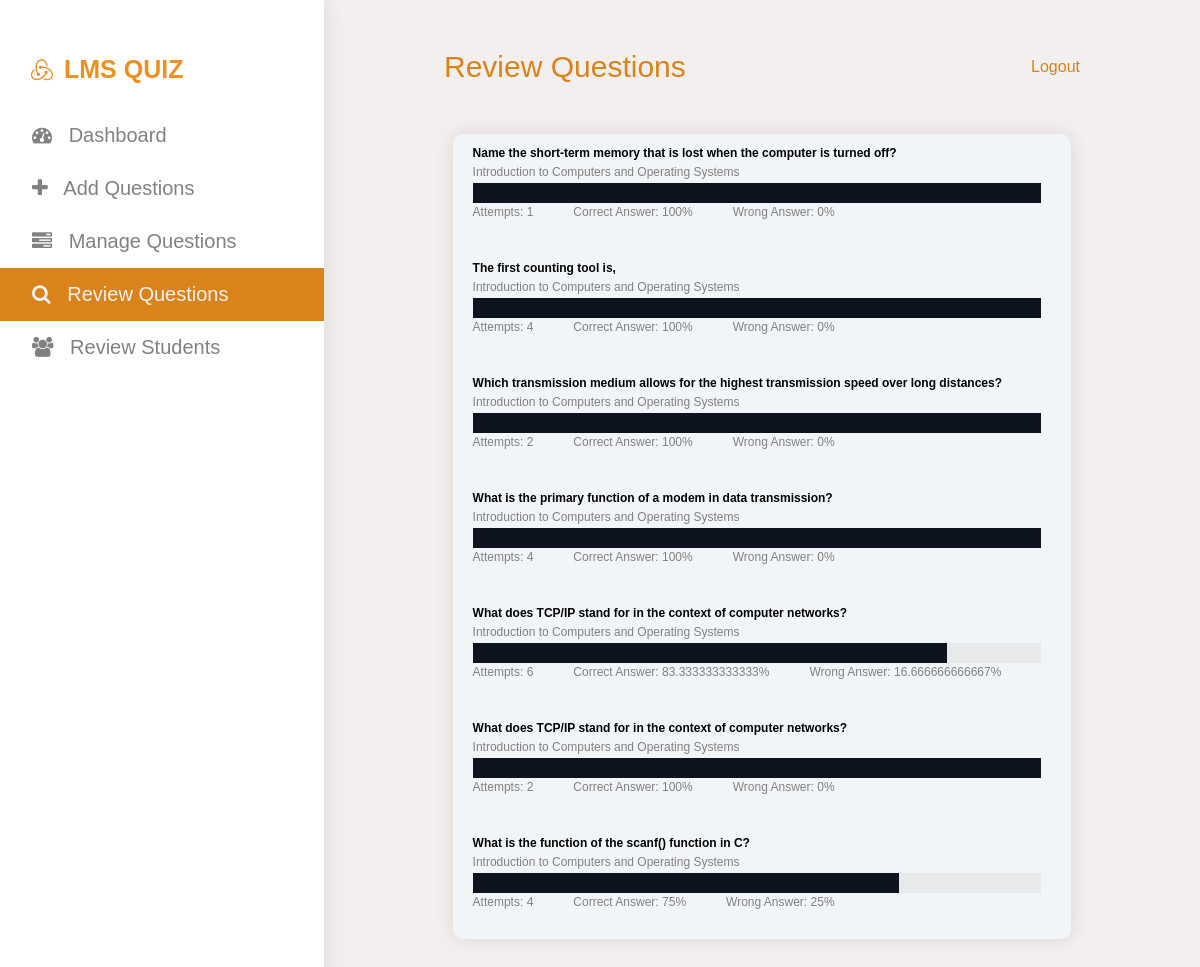
The app's page /admin/review_questions.php (signed in) with its own data.
### tables this page shows
CREATE TABLE `questions` (
  `q_id` int(11) NOT NULL,
  `q_title` varchar(255) NOT NULL,
  `q_body` varchar(500) DEFAULT NULL,
  `q_hint` varchar(255) DEFAULT NULL,
  `q_explanation` varchar(500) NOT NULL,
  `q_correct_answer` varchar(100) NOT NULL,
  `q_type` varchar(10) NOT NULL,
  `q_code` varchar(255) DEFAULT NULL,
  `module_id` int(11) NOT NULL,
  `lecturer_id` int(11) NOT NULL
);

CREATE TABLE `modules` (
  `module_id` int(11) NOT NULL,
  `module_code` varchar(10) NOT NULL,
  `module_name` varchar(100) NOT NULL,
  `level` int(2) NOT NULL,
  `semester` int(2) NOT NULL,
  `lecturer_id` int(11) NOT NULL
);

### admin/review_questions.php (the view, shortened to what this page needs)
<?php
require("../db_config/db_config.php");
?>
<!DOCTYPE html>
<html lang="en">
<head>
    <link rel="stylesheet" href="styles/review_questions.css">
    <link rel="stylesheet" href="https://cdnjs.cloudflare.com/ajax/libs/font-awesome/4.7.0/css/font-awesome.min.css">
    <link rel="stylesheet" href="https://cdn.jsdelivr.net/npm/boxicons@latest/css/boxicons.min.css">
</head>
<body>
    <div class="container">
        <?php include "./components/sidebar.php" ?>
        <div class="main">
            <div class="col-div-6">
                <span style="font-size: 30px; cursor: pointer; color: #da831a;" class="nav">Review Questions</span>
                <a style="color: #da831a; text-decoration: none; margin-top: 8px;" href="../logout.php">Logout</a>
            </div>
            <div class="sub-container">
                <div class="add">
                    <div class="questions">
                        <div class="content">
                            <?php
                            $lec_id = $_SESSION["lecturer"]["id"];
                            $sql = "SELECT q_id, q_title, module_name FROM questions, modules WHERE questions.module_id = modules.module_id AND questions.lecturer_id ='$lec_id'";
                            $result = mysqli_query($conn, $sql);
                            if (mysqli_num_rows($result) > 0) {
                                while ($row = mysqli_fetch_assoc($result)) {
                                    $q_id = $row["q_id"];
                                    $get_quiz_count = "SELECT * FROM q_kit_questions WHERE q_id ='$q_id'";
                                    $result_2 = mysqli_query($conn, $get_quiz_count);
                                    $count = 0;
                                    $correct_count = 0;
                                    if (mysqli_num_rows($result_2) > 0) {
                                        while ($row_2 = mysqli_fetch_assoc($result_2)) {
                                            $count++;
                                            if (isset($row_2["q_is_correct"])) {
                                                if ($row_2["q_is_correct"] == 1) {
                                                    $correct_count++;
                                                }
                                            }
                                        }
                                        if($correct_count == 0 || $count == 0){
                                            $correct_pre = 0;
                                        }
                                        else{
                                            $correct_pre = ($correct_count/$count) * 100;
                                        }
                                        echo '
                                        <p style="font-size: 12px; font-weight: bold; margin-bottom: 5px;">' . $row["q_title"] . '</p>
                                        <p style="font-size: 12px; margin: 0;margin-bottom: 4px; color: #818181;">' . $row["module_name"] . '</p>
                                        <div class="progress_bar">
                                            <div class="progress" style="width: '.$correct_pre.'%;"></div>
                                        </div>
                                        <div class="analys">
                                            <p>Attempts: ' . $count . '</p>
                                            <p>Correct Answer: '.$correct_pre.'%</p>
                                            <p>Wrong Answer: '.($count == 0 ?0:100 - $correct_pre).'%</p>
                                        </div>
                                        ';
                                    } else {
                                    }
                                }
                            } else {
                                echo "0 results";
                            }
                            ?>
                        </div>
                    </div>
                </div>
            </div>
        </div>
</body>
</html>

### admin/styles/review_questions.css (style rules this page uses)
:root { --blue-dark: #0e141e; --orange-color: #EC9022; --orange-dark-color: #da831a; --white-color: white; --white-shade: #f2f5f7; --green-color: #40af0c; }
body { margin: 0px; padding: 0px; background-color: rgb(244, 239, 239); font-family: Arial; }
.container { width: 100%; min-height: 800px; height: auto; display: flex; }
.main { padding: 30px; height: auto; flex-basis: 80%; }
.col-div-6 { display: flex; flex-direction: row; justify-content: space-between; padding: 20px 60px; }
.sub-container { width: 100%; height: auto; }
.add { display: flex; flex-direction: column; height: auto; margin: 30px; }
.questions { display: flex; flex-direction: row; border-radius: 10px; background-color: var(--white-shade); box-shadow: 0 0 20px 0px rgba(0, 0, 0, 0.1); padding: 0px 0px 0px 20px; margin-bottom: 30px; padding-right: 30px; }
.progress_bar { position: relative; width: 100%; height: 20px; background: #e8e9eb; }
.progress { background-color: var(--blue-dark); height: 100%; width: 50%; }
.content { flex-basis: 100%; }
.analys { display: flex; flex-direction: row; }
.analys p { color: #818181; margin-right: 40px; font-size: 12px; margin: 2px 40px 30px 0px; }
@media only screen and (max-width: 1200px) { .main { padding: 16px; height: auto; flex-basis: 70%; padding: 30px 60px; display: flex; flex-direction: column; } }
@media only screen and (max-width: 1200px) { .sub-container { display: grid; grid-template-columns: repeat(1, 2fr); justify-items: center; gap: 20px; } }

### records on screen
questions: q_title "Name the short-term memory that is lost when the computer is turned off?", module.module_name "Introduction to Computers and Operating Systems", count "1", correct_pre "100", correct_pre "0"
questions: q_title "The first counting tool is,", module.module_name "Introduction to Computers and Operating Systems", count "4", correct_pre "100", correct_pre "0"
questions: q_title "Which transmission medium allows for the highest transmission speed over long distances?", module.module_name "Introduction to Computers and Operating Systems", count "2", correct_pre "100", correct_pre "0"
questions: q_title "What is the primary function of a modem in data transmission?", module.module_name "Introduction to Computers and Operating Systems", count "4", correct_pre "100", correct_pre "0"
questions: q_title "What does TCP/IP stand for in the context of computer networks?", module.module_name "Introduction to Computers and Operating Systems", count "6", correct_pre "83.333333333333", correct_pre "16.666666666667"
questions: q_title "What does TCP/IP stand for in the context of computer networks?", module.module_name "Introduction to Computers and Operating Systems", count "2", correct_pre "100", correct_pre "0"
questions: q_title "What is the function of the scanf() function in C?", module.module_name "Introduction to Computers and Operating Systems", count "4", correct_pre "75", correct_pre "25"
